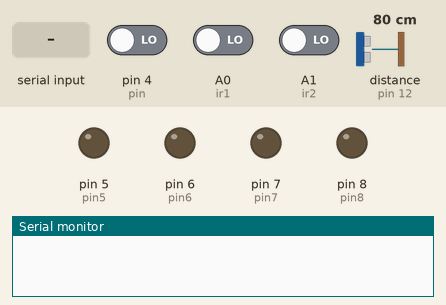
Simulated run of this sketch. Board: Arduino Uno, built with avr-gcc and run on an emulated ATmega328P. Parts: output pins drawn as LEDs (lit = HIGH), the last lines printed to the serial monitor. Dashed ring = blinking. Inputs (shaded band) come from the test bench; at power-on: A0 (ir1) LOW, distance to the obstacle (sensor on pin 12) 80 cm, pin 4 (pin) LOW, A1 (ir2) LOW. The echo pulse lasts 58.3 µs per cm.

Above: at 1.2 s.
1.3 s: "a" received over Serial
At 1.7 s:
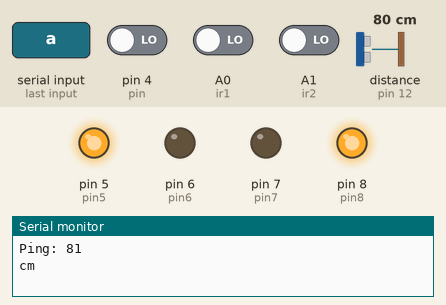
4.3 s: A0 (ir1) driven HIGH
At 5.8 s:
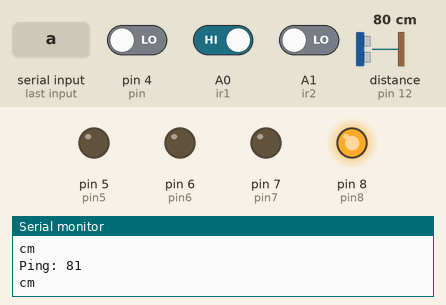
6.4 s: distance to the obstacle (sensor on pin 12) set to 16 cm
7.9 s: distance to the obstacle (sensor on pin 12) set to 13 cm
At 8.2 s:
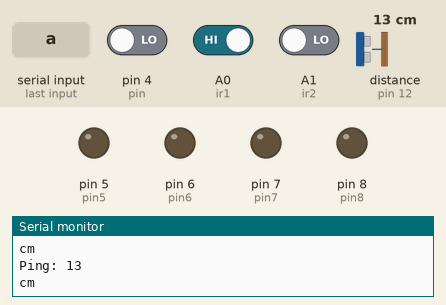
10.9 s: pin 4 (pin) driven HIGH
12.5 s: A1 (ir2) driven HIGH
At 13.9 s:
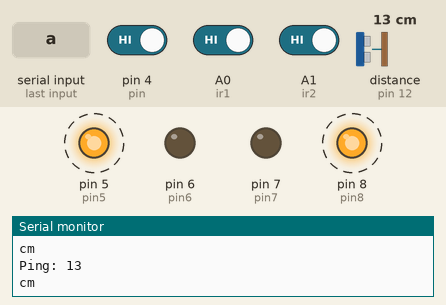
Timing chart, 0 to 16.5 s (numbered marks = the images above; inputs shaded):
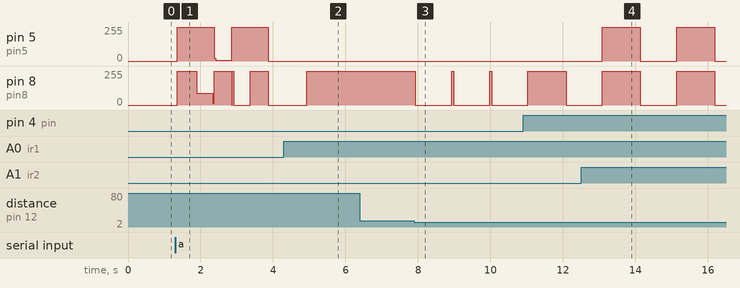

Measured:
- the behaviour switches between 15 and 14 cm on distance to the obstacle (sensor on pin 12) (found by bisection; images 2 and 3)
- after the input at 1.3 s, pin 5 (pin5): 0/255 → 255/255 after 0.06 s, → 5/255 1.0 s later, → 255/255 0.48 s later, → 0/255 1.0 s later
- after the input at 4.3 s, pin 8 (pin8): 0/255 → 255/255 after 0.63 s
- after the input at 7.9 s, pin 8 (pin8): 255/255 → 0/255 at once
- after the input at 12.5 s, pin 5 (pin5): alternates 255/255 for 1.1 s and 0/255 for 1.0 s, starting after 0.59 s

The sketch:

bronze_sam.ino
```cpp
long previousMillisU = millis();
long intervalU = 500;
#include<NewPing.h>
#include <NewPing.h>
#define trigPin 13
#define echoPin 12
#define MAX_DISTANCE 200
NewPing Sonar(trigPin,echoPin, MAX_DISTANCE);
int ir1 = A0;
int ir2 = A1;
int pin = 4;
int pin5 = 5;
int pin6 = 6;
int pin7 = 7;
int pin8 = 8;
int flag = 0;
int count = 0;
long st = millis(), endt;
unsigned value;
int l, r;
void setup() {
  // put your setup code here, to run once:
  pinMode(pin5, OUTPUT);
  pinMode(pin6, OUTPUT);
  pinMode(pin7, OUTPUT);
  pinMode(pin8, OUTPUT);
  pinMode(pin, INPUT);

  Serial.begin(9600);
}

void loop() {
  // put your main code here, to run repeatedly:
  if(flag==0)
    {
      if (Serial.available()>0)
      {
        char s=Serial.read();
        switch (s)
        {
          case 'a':
          {
            flag=1;
          }
        }
      }
    }
    if (flag==1)
    {
      if (digitalRead(pin)==HIGH)
      {
          value=pulseIn(pin,HIGH);
          if(value >0 && value <=1000)
          {
                Serial.println("Gantry 1 Crossed");
                stopp();
                delay(1000);
          }
          else if(value >1000 && value <=2000)
          {

                Serial.println("Gantry 2 Crossed");
                stopp();
                delay(1000);
          }
          else if(value >2000 && value <=3000)
          {
                Serial.println("Gantry 3 Crossed");
                stopp();
                delay(1000);
          }
      }

unsigned long currentMillisU = millis();
 if(currentMillisU - previousMillisU > intervalU)
       {

         previousMillisU = currentMillisU;
         detectObstacle();
       }

    l = digitalRead(ir1);
    r = digitalRead(ir2);

    if (l == HIGH && r == HIGH)
    {
      forward();
    }

    else if (l == LOW && r == HIGH)
    {
      left();
    }

    else if (l == HIGH && r == LOW)
    {
      right();
    }
    else if (l == LOW && r==LOW)
    {
      forward();
      endt= millis();

      if(endt - st > 500)
      {
            count++;
            st=millis();
      }

      if(count == 1)
      {
          forward();
      }
      if(count == 2)
      {
          left();

      }
      if(count == 3)
      {
          right();
          Serial.print(count);
      }
      if(count == 4)
      {
          left();

        Serial.print(count);
          delay(10);
      }
      if(count > 5)
      {
          stopp();
          delay(1000);
          Serial.print("Stop");

      }
    }
}
}
void forward()
{
  digitalWrite(pin5, 180);
  digitalWrite(pin6, LOW);
  digitalWrite(pin7, LOW);
  digitalWrite(pin8, 180);
}
void left()
{
  digitalWrite(pin5, 180);
  digitalWrite(pin6, LOW);
  digitalWrite(pin7, LOW);
  digitalWrite(pin8, LOW);
}
void right()
{
  digitalWrite(pin5, LOW);
  digitalWrite(pin6, LOW);
  digitalWrite(pin7, LOW);
  digitalWrite(pin8, 180);
}
void stopp()
{
  digitalWrite(pin5, LOW);
  digitalWrite(pin6, LOW);
  digitalWrite(pin7, LOW);
  digitalWrite(pin8, LOW);


}
void detectObstacle()
{
delay(50);
unsigned int distanceCm;
distanceCm = Sonar.ping_cm();
pinMode(echoPin,OUTPUT);
digitalWrite(echoPin,LOW);
pinMode(echoPin,INPUT);
Serial.print("Ping: ");
Serial.println(distanceCm);
Serial.println("cm");
if((distanceCm<15) && (distanceCm>0))
{
stopp();
delay(1000);
}
}
```
